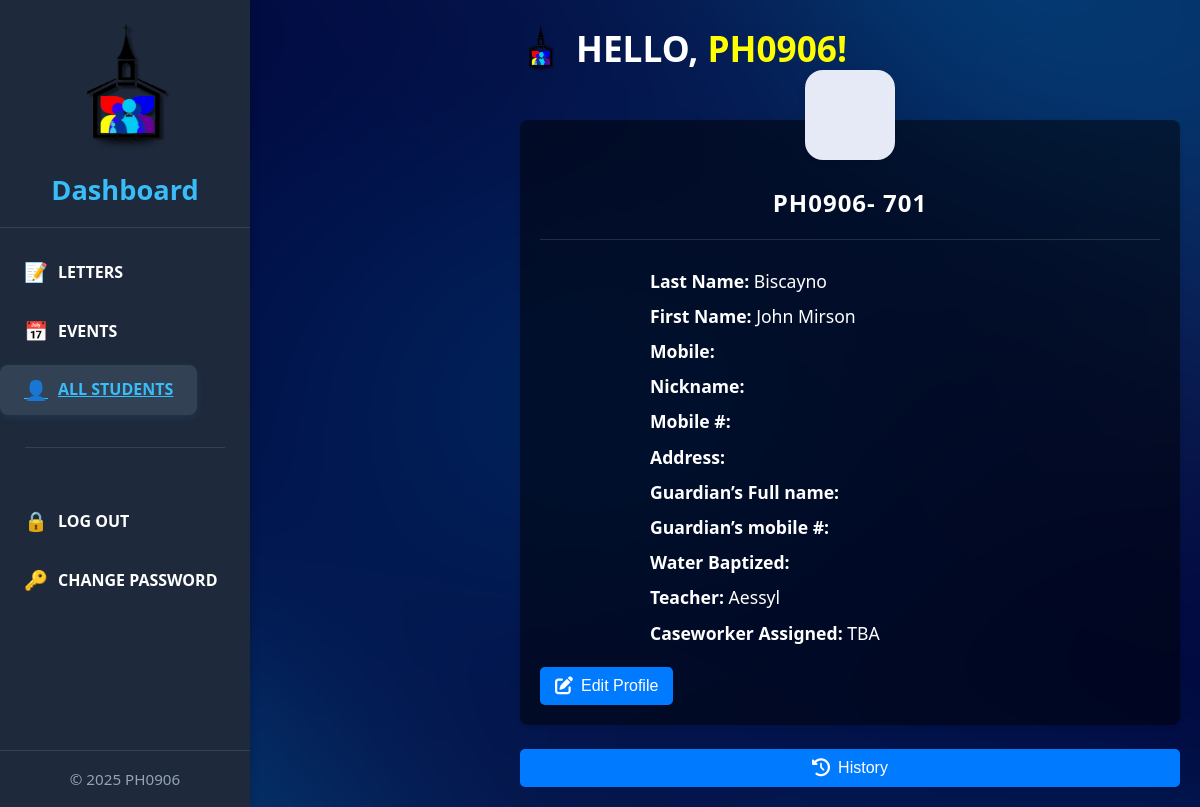
The page /studentprofile.php?ph906=701 on the database as committed earlier.
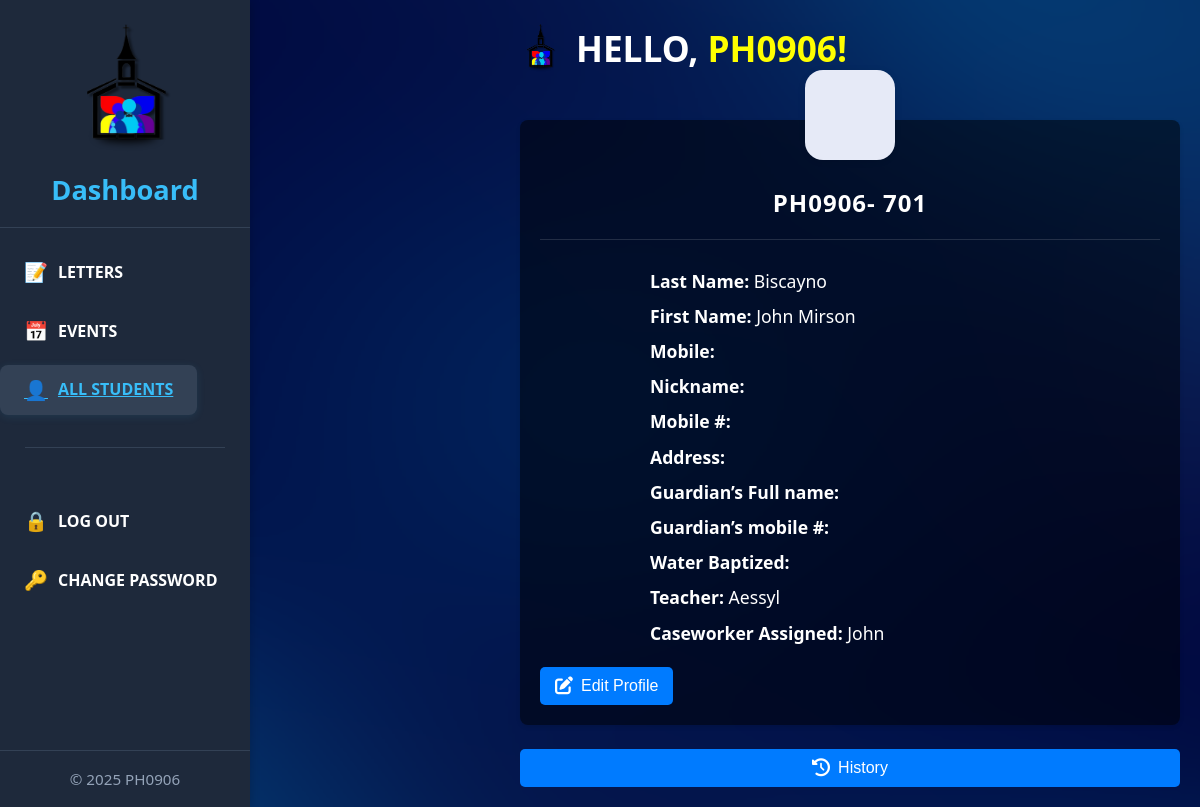
The same page on the database as committed later.
### tables this page shows
CREATE TABLE `masterlist` (
  `ph906` varchar(255) NOT NULL,
  `last_name` varchar(255) NOT NULL,
  `first_name` varchar(255) NOT NULL,
  `sex` varchar(10) NOT NULL,
  `birthday` date NOT NULL,
  `age` int(11) NOT NULL,
  `caseworker_assigned` varchar(255) NOT NULL,
  `teacher` varchar(255) NOT NULL,
  `mobile` varchar(255) DEFAULT NULL,
  `nickname` varchar(255) DEFAULT NULL,
  `mobile_number` varchar(255) DEFAULT NULL,
  `address` text DEFAULT NULL,
  `guardian_name` varchar(255) DEFAULT NULL,
  `guardian_mobile` varchar(255) DEFAULT NULL,
  `water_baptized` varchar(255) DEFAULT NULL
);

### studentprofile.php (the view, shortened to what the changed rows need)
<?php
include 'db.php';
$ph906 = $_GET['ph906'] ?? '';
$stmt = $conn->prepare("SELECT ph906, first_name, last_name, teacher, mobile, nickname, mobile_number, address, guardian_name, guardian_mobile, water_baptized, caseworker_assigned FROM masterlist WHERE ph906 = ? LIMIT 1");
$stmt->bind_param("s", $ph906);
$stmt->execute();
$result = $stmt->get_result();
$student = $result->fetch_assoc();
?>
<!DOCTYPE html>
<html lang="en">
<head>
  <link rel="stylesheet" href="home.css" />
  <link rel="stylesheet" href="studentprofile.css" />
</head>
<body>
  <div class="sidebar-panel" style="position: fixed; top: 0; left: 0; width: 250px; height: 100%; background: #1e293b; color: white; box-shadow: 2px 0 8px rgba(0,0,0,0.15); display: flex; flex-direction: column; justify-content: space-between; z-index: 1000;">
    <div>
      <div class="sidebar-header" style="padding: 1.5rem 1rem 1rem 1rem; border-bottom: 1px solid #334155; text-align: center;">
        <h2 style="font-size: 1.7rem; color: #38bdf8; margin: 0;">Dashboard</h2>
      </div>
    </div>
  </div>
  <div class="home-container" style="margin-left:500px;">
    <div style="display:flex;align-items:center;gap:1rem;">
        <h1 style="margin:0;font-size:2.2rem;">HELLO, <span class="highlight">PH0906!</span></h1>
    </div>
      <div class="profile-card" id="profile-card">
        <div class="profile-info">
          <h2 id="profile-ph906">PH0906- <?php echo htmlspecialchars($student['ph906'] ?? ''); ?></h2>
          <hr>
          <div class="profile-fields" id="profile-fields-view">
            <div><b>Last Name:</b> <?php echo htmlspecialchars($student['last_name'] ?? ''); ?></div>
            <div><b>First Name:</b> <?php echo htmlspecialchars($student['first_name'] ?? ''); ?></div>
            <div><b>Mobile:</b> <?php echo htmlspecialchars($student['mobile'] ?? ''); ?></div>
            <div><b>Nickname:</b> <?php echo htmlspecialchars($student['nickname'] ?? ''); ?></div>
            <div><b>Mobile #:</b> <?php echo htmlspecialchars($student['mobile_number'] ?? ''); ?></div>
            <div><b>Address:</b> <?php echo htmlspecialchars($student['address'] ?? ''); ?></div>
            <div><b>Guardian’s Full name:</b> <?php echo htmlspecialchars($student['guardian_name'] ?? ''); ?></div>
            <div><b>Guardian’s mobile #:</b> <?php echo htmlspecialchars($student['guardian_mobile'] ?? ''); ?></div>
            <div><b>Water Baptized:</b> <?php echo htmlspecialchars($student['water_baptized'] ?? ''); ?></div>
            <div><b>Teacher:</b> <?php echo htmlspecialchars($student['teacher'] ?? ''); ?></div>
            <div><b>Caseworker Assigned:</b> <?php echo htmlspecialchars($student['caseworker_assigned'] ?? ''); ?></div>
          </div>
          <div style="margin-top:1rem;">
            <button id="edit-profile-btn" class="edit-btn"><i class="fas fa-edit"></i> Edit Profile</button>
          </div>
        </div>
      </div>
  </div>
</body>
</html>

Rows that differ between the two databases and show on the page:
changed masterlist "Biscayno": caseworker_assigned "TBA" → "John"
